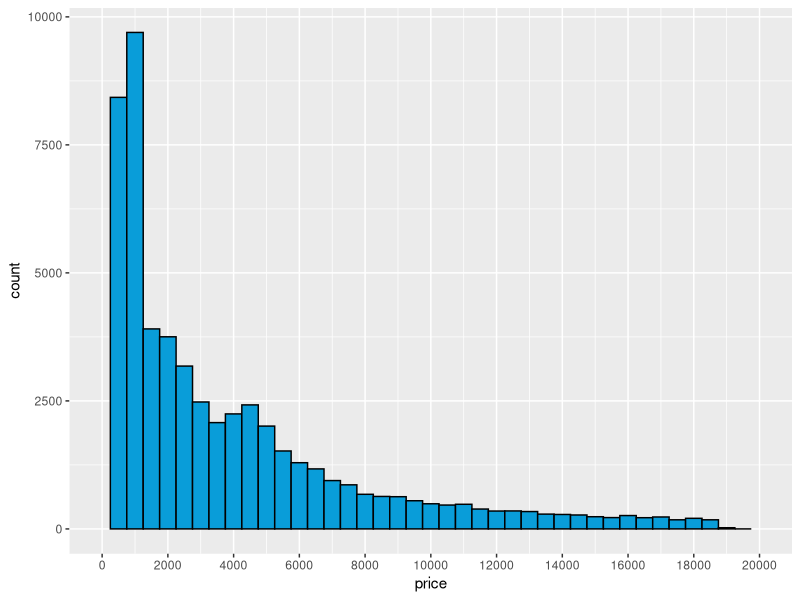
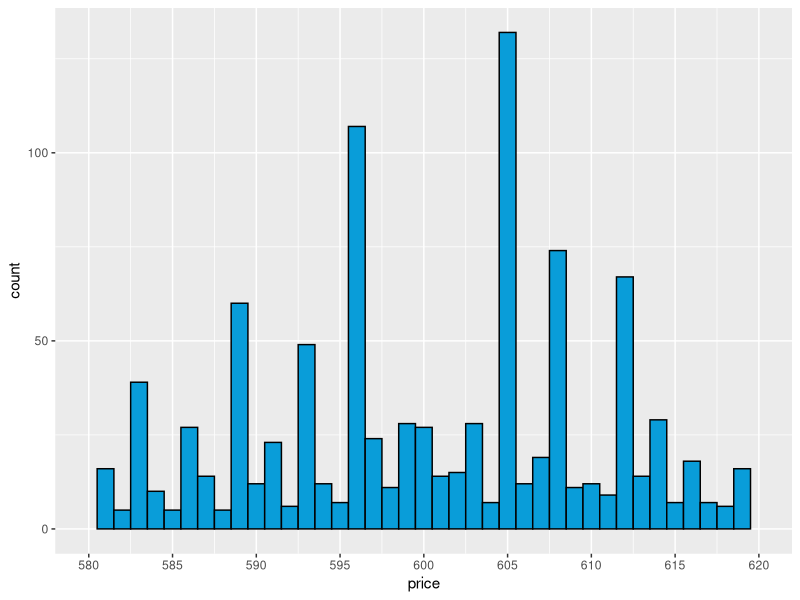
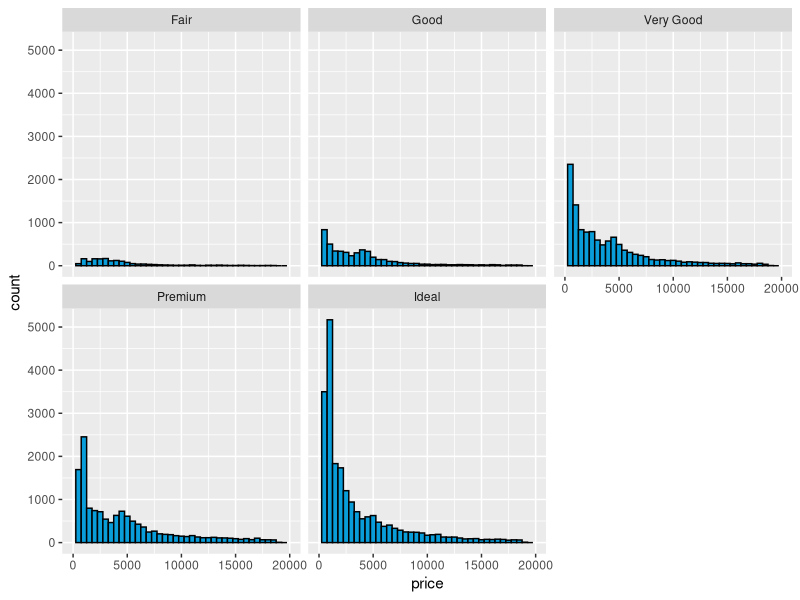
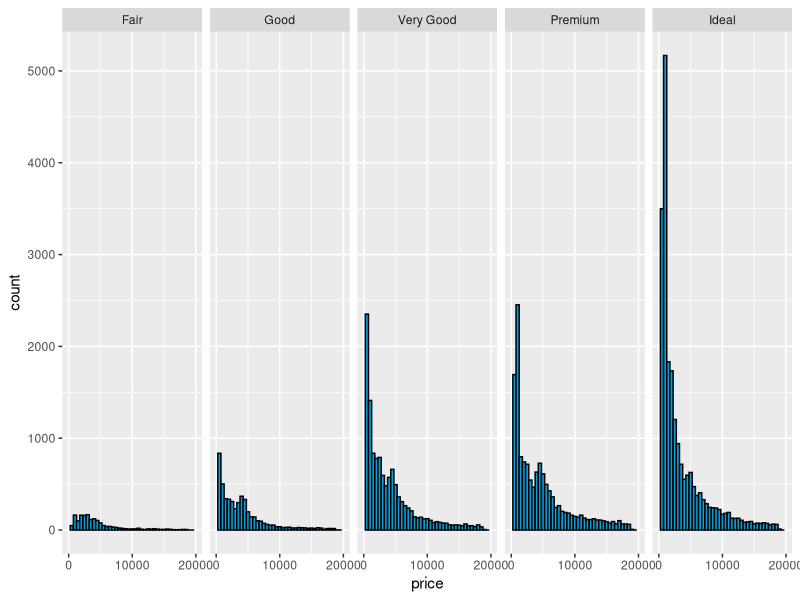
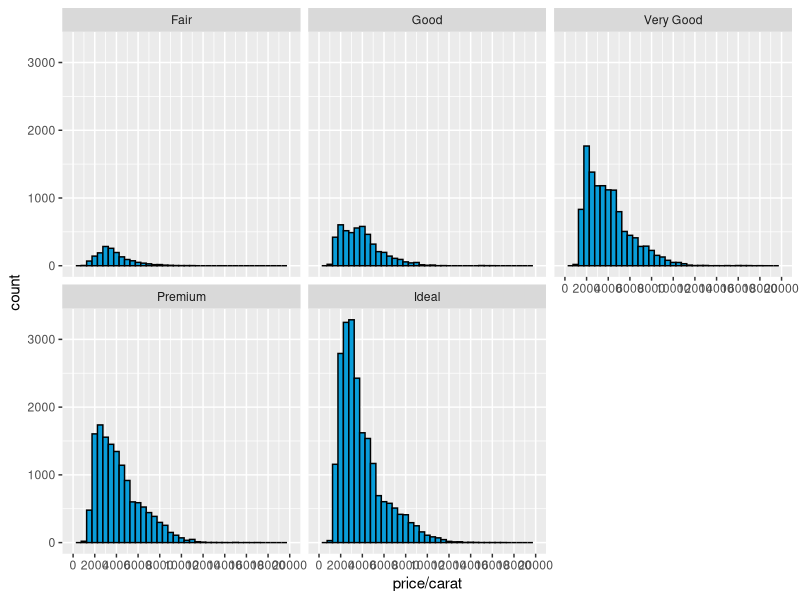
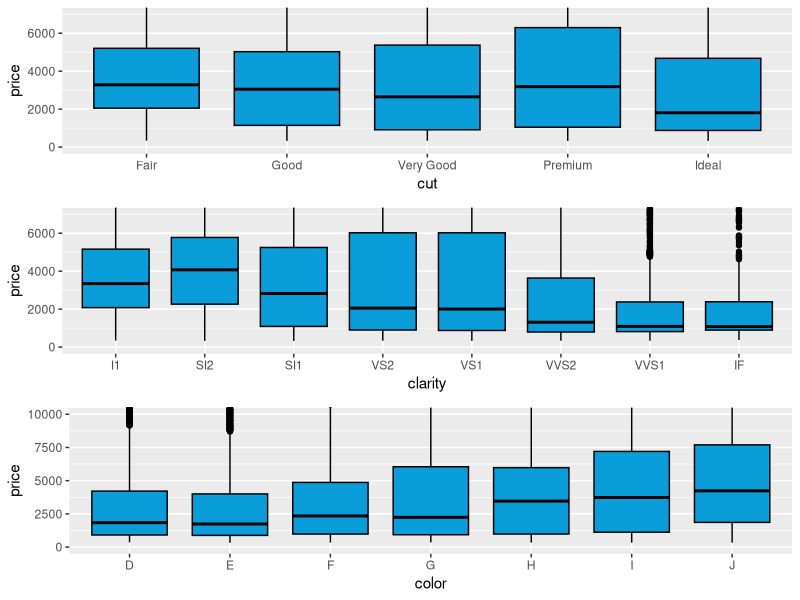

Source code (R) for these figures, in order:
## ---- chunk 1
install.packages('ggplot2')
library(ggplot2)

data("diamonds")
df <- diamonds
## ---- chunk 2
?diamonds
summary(df)
dim(df)
## ---- chunk 3
ggplot(aes(x = price), data = df) +
  geom_histogram(binwidth = 500,color = 'black', fill = '#099DD9')+
  scale_x_continuous(limits = c(0, 20000), breaks = seq(0, 20000, 2000)) 
## ---- chunk 4
sum(df$price < 500)
sum(df$price < 200)
sum(df$price >= 15000)
## ---- chunk 5
ggplot(aes(x = price), data = df) +
  geom_histogram(binwidth = 1 ,color = 'black', fill = '#099DD9')+
  scale_x_continuous(limits = c(580, 620), breaks = seq(580, 620, 5)) 
## ---- chunk 6
p1 <- ggplot(aes(x = price), data = df) +
  geom_histogram(binwidth = 500,color = 'black', fill = '#099DD9') +
  scale_x_continuous(limits = c(0, 20000), breaks = seq(0, 20000, 5000)) 
p1 + facet_wrap(~cut)
## ---- chunk 7
p1 <- ggplot(aes(x = price), data = df) +
  geom_histogram(binwidth = 500,color = 'black', fill = '#099DD9') +
  scale_x_continuous(limits = c(0, 20000), breaks = seq(0, 20000, 10000)) 
p1 + facet_grid(. ~ cut)
## ---- chunk 8
p1 <- ggplot(aes(x = price/carat), data = df) +
  geom_histogram(binwidth = 500,color = 'black', fill = '#099DD9') +
  scale_x_continuous(limits = c(0, 20000), breaks = seq(0, 20000, 2000)) + 
  facet_wrap(~cut) 
p1
## ---- chunk 9
install.packages('gridExtra')
library(gridExtra)
## ---- chunk 10
p1 <- ggplot(aes(y = price ,x = cut ), data = df) +
  geom_boxplot(color = 'black', fill = '#099DD9') +
  coord_cartesian(ylim = c(0,7000))
p2 <- ggplot(aes(y = price ,x = clarity ), data = df) +
  geom_boxplot(color = 'black', fill = '#099DD9') +
  coord_cartesian(ylim = c(0,7000))
p3 <- ggplot(aes(y = price ,x = color ), data = df) +
  geom_boxplot(color = 'black', fill = '#099DD9') +
  coord_cartesian(ylim = c(0,10000))

grid.arrange(p1,p2,p3, ncol=1)
## ---- chunk 11
color_d <- subset(df, color < 'E')
median(color_d$price)
IQR(color_d$price)

color_j <- subset(df, color > 'I')
median(color_j$price) 
IQR(color_j$price) 
